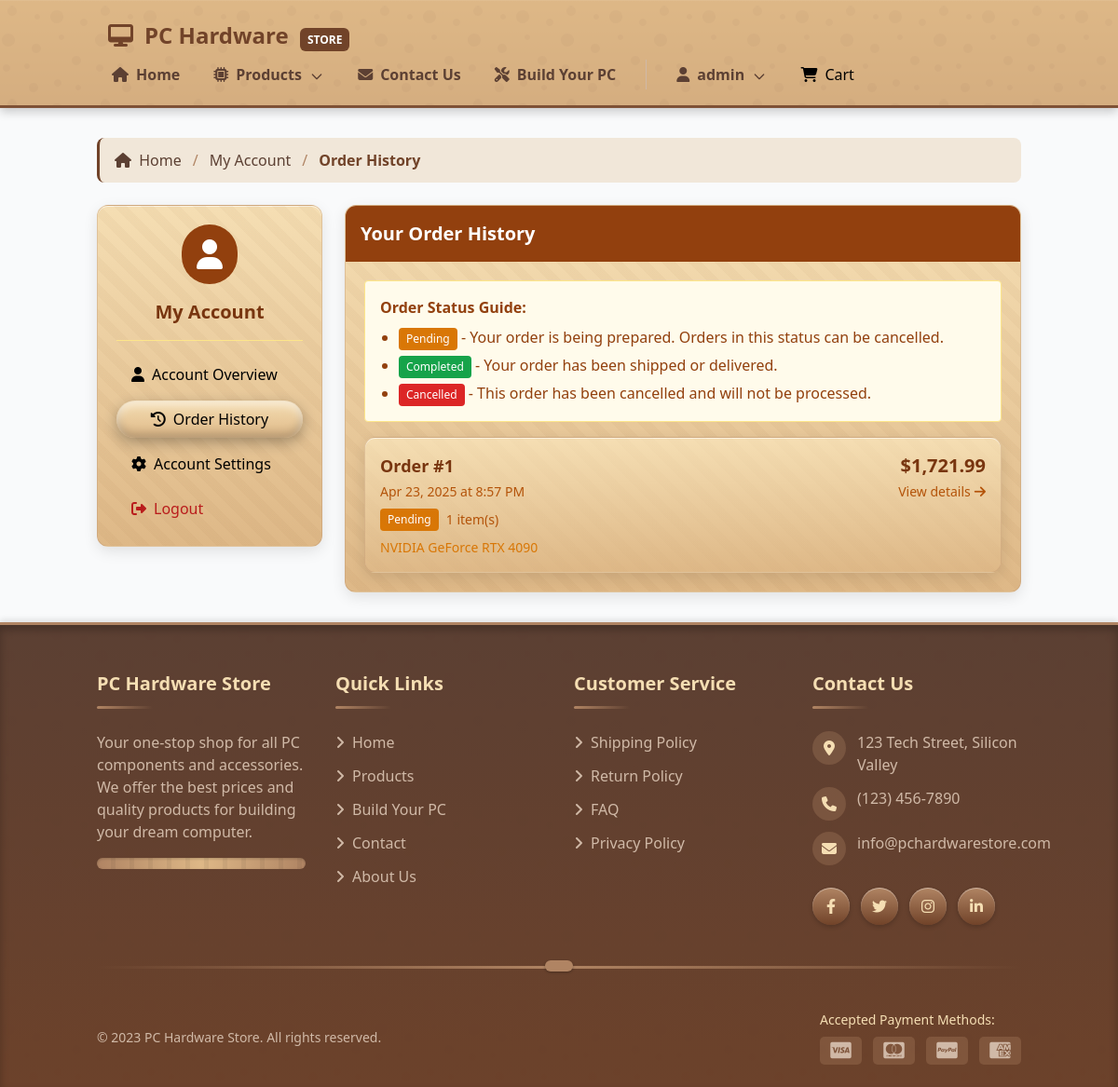
Screenshot of /order_history.php (signed in) with the database file from the repository.
### tables this page shows
CREATE TABLE `orders` (
  `id` int(11) NOT NULL,
  `user_id` int(11) DEFAULT NULL,
  `total` decimal(10,2) DEFAULT NULL,
  `status` enum('pending','processing','completed','cancelled') DEFAULT 'pending',
  `created_at` timestamp NOT NULL DEFAULT current_timestamp()
);

### order_history.php (the view, shortened to what this page needs)
<?php
require_once 'includes/db.php';
require_once 'includes/header.php';
$stmt = $pdo->prepare("
    SELECT
        o.id,
        o.total,
        o.created_at,
        o.status,
        COUNT(oi.id) AS item_count,
        GROUP_CONCAT(p.name SEPARATOR ' | ') AS product_names
    FROM orders o
    JOIN order_items oi ON o.id = oi.order_id
    JOIN products p ON oi.product_id = p.id
    WHERE o.user_id = ?
    GROUP BY o.id
    ORDER BY o.created_at DESC
");
$stmt->execute([$_SESSION['user_id']]);
$orders = $stmt->fetchAll(PDO::FETCH_ASSOC);
?>
<div class="container mx-auto px-4 py-8">
    <div class="wood-breadcrumbs mb-6">
        <div class="wood-breadcrumb-item">
            <a href="index.php"><i class="fas fa-home mr-1"></i> Home</a>
        </div>
        <div class="wood-breadcrumb-item">
            <a href="my_account.php">My Account</a>
        </div>
        <div class="wood-breadcrumb-item active">
            Order History
        </div>
    </div>
    <div class="flex flex-col md:flex-row gap-6">
        <div class="w-full md:w-1/4">
            <div class="wood-card overflow-hidden">
                <div class="wooden-texture-overlay"></div>
                <div class="p-5 text-center relative z-10">
                    <div class="mb-4 mx-auto">
                        <span class="bg-amber-800 rounded-full p-4 text-white inline-flex items-center justify-center">
                            <i class="fas fa-user fa-2x"></i>
                        </span>
                    </div>
                    <h5 class="text-xl font-bold text-amber-900 mb-1">My Account</h5>
                    <hr class="my-4 border-amber-200">
                    <ul class="nav flex-col space-y-2">
                        <li class="nav-item">
                            <a class="wood-nav-link w-full py-2 px-4 flex items-center hover:bg-amber-100 transition-colors rounded" href="my_account.php">
                                <i class="fas fa-user mr-2"></i> Account Overview
                            </a>
                        </li>
                        <li class="nav-item">
                            <a class="wooden-cart-button w-full py-2 px-4 flex items-center" href="order_history.php">
                                <i class="fas fa-history mr-2"></i> Order History
                            </a>
                        </li>
                        <li class="nav-item">
                            <a class="wood-nav-link w-full py-2 px-4 flex items-center hover:bg-amber-100 transition-colors rounded" href="edit_account.php">
                                <i class="fas fa-cog mr-2"></i> Account Settings
                            </a>
                        </li>
                        <li class="nav-item">
                            <a class="wood-nav-link w-full py-2 px-4 flex items-center hover:bg-red-100 text-red-700 transition-colors rounded" href="logout.php">
                                <i class="fas fa-sign-out-alt mr-2"></i> Logout
                            </a>
                        </li>
                    </ul>
                </div>
            </div>
        </div>
        <div class="w-full md:w-3/4">
            <div class="wood-card overflow-hidden">
                <div class="relative z-10">
                    <div class="p-4 bg-amber-800 text-white">
                        <h4 class="text-xl font-bold mb-0">Your Order History</h4>
                    </div>
                    <div class="p-5">
    <?php if (empty($orders)): ?>
                            <div class="p-4 bg-amber-50 text-amber-800 rounded border border-amber-200">
                                You haven't placed any orders yet. <a href="index.php" class="text-amber-900 underline">Browse products</a>.
        </div>
    <?php else: ?>
                            <div class="p-4 bg-amber-50 text-amber-800 rounded border border-amber-200 mb-4">
                                <p><strong>Order Status Guide:</strong></p>
                                <ul class="mt-2 list-disc pl-5 space-y-1">
                                    <li><span class="inline-block px-2 py-1 rounded text-white text-xs bg-amber-600">Pending</span> - Your order is being prepared. Orders in this status can be cancelled.</li>
                                    <li><span class="inline-block px-2 py-1 rounded text-white text-xs bg-green-600">Completed</span> - Your order has been shipped or delivered.</li>
                                    <li><span class="inline-block px-2 py-1 rounded text-white text-xs bg-red-600">Cancelled</span> - This order has been cancelled and will not be processed.</li>
                                </ul>
                            </div>
                            <div class="flex flex-col space-y-4">
            <?php foreach ($orders as $order): ?>
                                    <a href="order_details.php?id=<?= $order['id'] ?>" class="wood-card p-4 hover:bg-amber-50 transition-colors block">
                                        <div class="flex flex-col md:flex-row justify-between">
                        <div>
                                                <h5 class="text-lg font-bold text-amber-900 mb-1">Order #<?= $order['id'] ?></h5>
                                                <div class="text-amber-700 text-sm mb-2">
                                <?= date('M j, Y \a\t g:i A', strtotime($order['created_at'])) ?>
                                                </div>
                                                <div class="mt-2 flex flex-wrap gap-2 items-center">
                                                    <span class="inline-block px-2 py-1 rounded text-white text-xs <?=
                                                        ($order['status'] == 'cancelled') ? 'bg-red-600' :
                                                        (($order['status'] == 'completed') ? 'bg-green-600' : 'bg-amber-600')
                                ?>">
                                    <?= ucfirst($order['status']) ?>
                                </span>
                                                    <span class="text-amber-700 text-sm">
                                    <?= $order['item_count'] ?> item(s)
                                </span>
                            </div>
                                                <div class="mt-2 text-sm text-amber-600 line-clamp-1">
                                                    <?= htmlspecialchars($order['product_names']) ?>
                                                </div>
                                            </div>
                                            <div class="mt-3 md:mt-0 text-right">
                                                <div class="text-xl font-bold text-amber-900">$<?= number_format($order['total'], 2) ?></div>
                                                <div class="text-amber-700 text-sm mt-1 flex items-center justify-end">
                                                    View details <i class="fas fa-arrow-right ml-1"></i>
                        </div>
                        </div>
                    </div>
                </a>
            <?php endforeach; ?>
        </div>
    <?php endif; ?>
                    </div>
                </div>
            </div>
        </div>
    </div>
</div>
<?php require_once 'includes/footer.php'; ?>

### assets/css/style.css (style rules this page uses)
:root { --wood-dark: #5c4033; --wood-medium: #714329; --wood-light: #b08463; --wood-lighter: #deb887; --wood-lightest: #f5deb3; --wood-tan: #f5e0c0; --wood-accent: #c19a6b; --text-dark: #5c4033; --text-light: #f5deb3; --shadow-sm: 0 2px 4px rgba(0, 0, 0, 0.1); --shadow-md: 0 5px 15px rgba(0, 0, 0, 0.1); --shadow-lg: 0 10px 25px rgba(0, 0, 0, 0.15); --transition-fast: all 0.2s ease; --transition-normal: all 0.3s ease; --transition-smooth: all 0.4s cubic-bezier(0.175, 0.885, 0.32, 1.275); --radius-sm: 4px; --radius-md: 8px; --radius-lg: 12px; --radius-xl: 25px; }
.wooden-cart-button { position: relative; display: inline-flex; align-items: center; padding: 15px 30px; border: none; background: linear-gradient(to bottom, var(--wood-lightest), var(--wood-lighter)); border-radius: var(--radius-xl); box-shadow: inset 0 5px 10px rgba(255, 255, 255, 0.5), inset 0 -5px 10px rgba(0, 0, 0, 0.2), 0 5px 15px rgba(0, 0, 0, 0.3); cursor: pointer; transition: var(--transition-smooth); transform: perspective(500px) rotateX(5deg); transform-style: preserve-3d; width: 100%; justify-content: center; }
.wooden-cart-button::before { content: ""; position: absolute; inset: 0; background: linear-gradient( 45deg, rgba(139, 90, 43, 0.1) 25%, transparent 25%, transparent 75%, rgba(139, 90, 43, 0.1) 75% ); background-size: 10px 10px; opacity: 0.5; border-radius: var(--radius-xl); transition: var(--transition-normal); transform: translateZ(-1px); }
.wooden-texture-overlay { position: absolute; top: 0; left: 0; right: 0; bottom: 0; background-image: repeating-linear-gradient( 45deg, transparent, transparent 10px, rgba(139, 90, 43, 0.05) 10px, rgba(139, 90, 43, 0.05) 20px ); opacity: 0.5; z-index: 0; pointer-events: none; }
.wood-card { background: linear-gradient(to bottom, #f5deb3, #deb887); border-radius: 12px; box-shadow: 0 5px 15px rgba(0, 0, 0, 0.1), inset 0 1px 0 rgba(255, 255, 255, 0.6); overflow: hidden; transition: all 0.3s ease; border: 1px solid rgba(176, 132, 99, 0.3); position: relative; }
.wood-card:before { content: ''; position: absolute; top: 0; left: 0; right: 0; bottom: 0; background-image: repeating-linear-gradient( 45deg, transparent, transparent 10px, rgba(139, 90, 43, 0.03) 10px, rgba(139, 90, 43, 0.03) 20px ); opacity: 0.5; z-index: 0; }
.wood-breadcrumbs { display: flex; flex-wrap: wrap; margin-bottom: 2rem; align-items: center; padding: 0.75rem 1rem; background: rgba(222, 184, 135, 0.3); border-radius: var(--radius-md); border-left: 3px solid var(--wood-medium); }
.wood-breadcrumb-item { display: flex; align-items: center; color: var(--wood-medium); }
.wood-breadcrumb-item:not(:last-child):after { content: '/'; margin: 0 0.75rem; color: var(--wood-light); }
.wood-breadcrumb-item a { color: var(--wood-dark); font-weight: 500; transition: var(--transition-fast); }
.wood-breadcrumb-item.active { font-weight: 700; color: var(--wood-medium); }

### rows the page displays
orders: id "1", created_at "Apr 23, 2025 at 8:57 PM", status "Pending", item_count "1", product_names "NVIDIA GeForce RTX 4090", total "1,721.99"

### other values shown
$_SESSION['username'] "admin"
